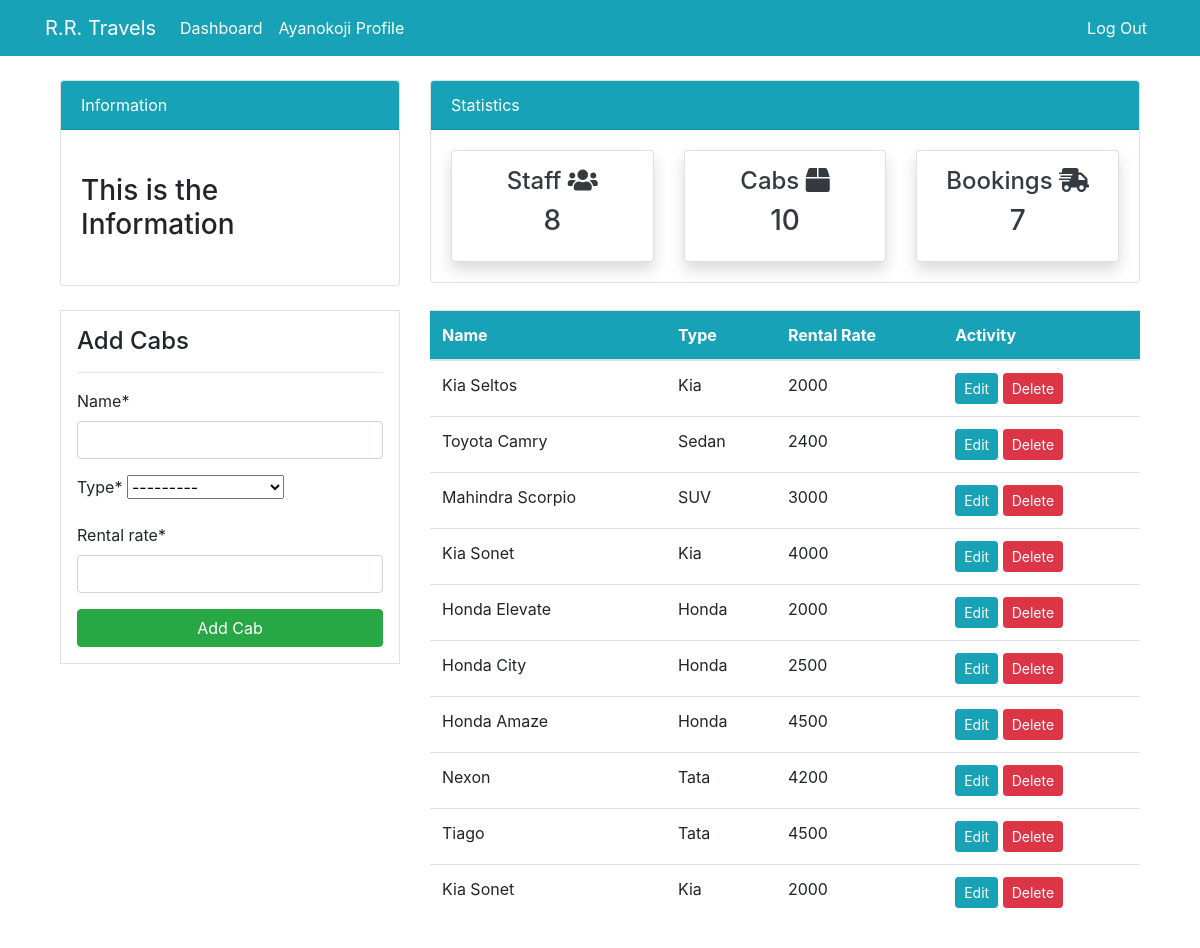
Page /cars (signed in) on the committed database.
### dashboard/models.py (models this page shows, shortened)
class Car(models.Model):
    name = models.CharField(max_length=100, null=True)
    type = models.CharField(max_length=20, choices=CATEGORY, null=True)
    rental_rate = models.CharField(max_length=100, null=True)

### dashboard/views.py (the view)
# urls.py: path('cars',views.cars,name ='dashboard-cars'),
@login_required
def cars(request):
    cars = Car.objects.all()
    car = Car.objects.all()
    car_count = car.count()
    booking = Booking.objects.all()
    booking_count = booking.count()
    customer = User.objects.all()
    customer_count = customer.count()
    if request.method == 'POST':
        form = CarForm(request.POST)
        if form.is_valid():
            form.save()
            return redirect('dashboard-cars')
    else:
        form = CarForm()
    context = {
    'car_count': car_count,
    'booking_count' : booking_count,
    'customer_count' : customer_count,
       'cars': cars,
       'form': form,
    }
    return render(request,'dashboard/cars.html',context)

### dashboard/forms.py
class CarForm(forms.ModelForm):
    class Meta:
        model = Car
        fields = '__all__'

### templates/dashboard/cars.html (shortened to what this page needs)
{% extends 'partials/base.html' %}
{% load crispy_forms_tags %}
{% block content %}
{% include 'partials/topnav.html' %}
<div class="container">
    <div class="row my-4">
        <div class="col-md-4">
            <div class="border bg-white p-3">
                <h4>Add Cabs</h4>
                <hr>
                <form method = "POST">
                  {{ form|crispy}}
                    <input class="btn btn-success btn-block" type="submit" value="Add Cab">
                </form>
            </div>
        </div>
        <div class="col-md-8">
            <table class="table bg-white">
                <thead class="bg-info">
                    <tr class="text-white">
                        <th scope="col">Name</th>
                        <th scope="col">Type</th>
                        <th scope="col">Rental Rate</th>
                        <th scope="col">Activity</th>
                    </tr>
                </thead>
                <tbody>
                    {% for car in cars %}
                    <tr>
                        <td>{{ car.name}} </td>
                        <td>{{ car.type}}</td>
                        <td>{{ car.rental_rate}}</td>
                        <td>
                            <a class="btn btn-info btn-sm" href="{% url 'dashboard-cars-edit' car.id %}">Edit</a>
                            <a class="btn btn-danger btn-sm" href="{% url 'dashboard-cars-delete' car.id %}">Delete</a>
                        </td>
                    </tr>
                    {% endfor %}
                </tbody>
            </table>
        </div>
    </div>
</div>
{% endblock %}

### templates/partials/nav.html (shortened to what this page needs)
<nav class="navbar navbar-expand-lg navbar-info bg-info">
    <div class="container">
        <a class="navbar-brand text-white" href="{% url 'dashboard' %}">R.R. Travels</a>
        <div class="collapse navbar-collapse" id="navbarSupportedContent">
            <ul class="navbar-nav mr-auto">
                <li class="nav-item active">
                    <a class="nav-link text-white" href="{% url 'dashboard' %}">Dashboard </a>
                </li>
                <li class="nav-item active">
                    <a class="nav-link text-white" href="{% url 'user-profile' %}"> {{ user.username }} Profile </a>
                </li>
            </ul>
            <ul class="navbar-nav ml-auto">
                    {% if user.is_authenticated %}
                    <a class="nav-link text-white" href="{% url 'user-logout' %}">Log Out</a>
                    {% endif %}
            </ul>
        </div>
    </div>
</nav>

### static/style.css (style rules this page uses)
body { background-image: url('background.jpg'); background-size: cover; background-position: center; background-repeat: no-repeat; }

### rows in the picture
Car: name "Kia Seltos", type "Kia", rental_rate "2000"
Car: name "Toyota Camry", type "Sedan", rental_rate "2400"
Car: name "Mahindra Scorpio", type "SUV", rental_rate "3000"
Car: name "Kia Sonet", type "Kia", rental_rate "4000"
Car: name "Honda Elevate", type "Honda", rental_rate "2000"
Car: name "Honda City", type "Honda", rental_rate "2500"
Car: name "Honda Amaze", type "Honda", rental_rate "4500"
Car: name "Nexon", type "Tata", rental_rate "4200"
Car: name "Tiago", type "Tata", rental_rate "4500"
Car: name "Kia Sonet", type "Kia", rental_rate "2000"

### other values in the picture
{{ user.username }} "Ayanokoji"
{{ customer_count }} "8"
{{ car_count }} "10"
{{ booking_count }} "7"
